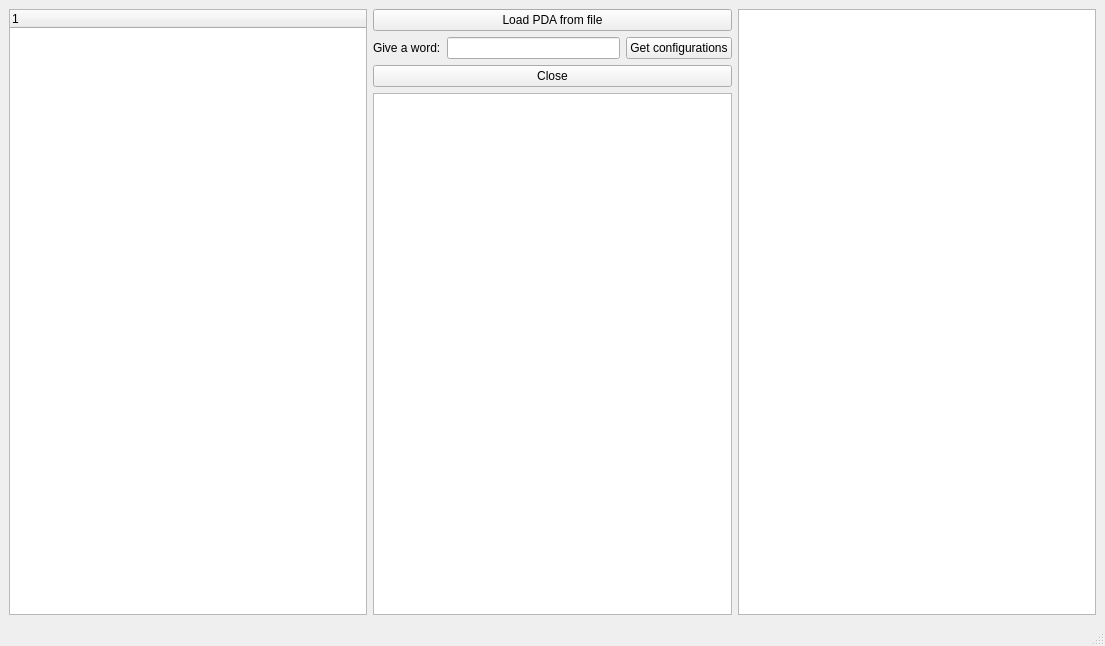
<?xml version="1.0" encoding="UTF-8"?>
<ui version="4.0">
 <class>MainWindow</class>
 <widget class="QMainWindow" name="MainWindow">
  <property name="geometry">
   <rect>
    <x>0</x>
    <y>0</y>
    <width>1105</width>
    <height>646</height>
   </rect>
  </property>
  <property name="windowTitle">
   <string>MainWindow</string>
  </property>
  <widget class="QWidget" name="centralwidget">
   <layout class="QGridLayout" name="gridLayout">
    <item row="0" column="0">
     <widget class="QTreeWidget" name="treeWidget">
      <column>
       <property name="text">
        <string notr="true">1</string>
       </property>
      </column>
     </widget>
    </item>
    <item row="0" column="2">
     <widget class="QGraphicsView" name="pdaView"/>
    </item>
    <item row="0" column="1">
     <layout class="QVBoxLayout" name="verticalLayout_2">
      <item>
       <layout class="QVBoxLayout" name="verticalLayout">
        <item>
         <widget class="QPushButton" name="pushButton_load">
          <property name="text">
           <string>Load PDA from file</string>
          </property>
         </widget>
        </item>
        <item>
         <layout class="QHBoxLayout" name="horizontalLayout">
          <item>
           <widget class="QLabel" name="label">
            <property name="text">
             <string>Give a word:</string>
            </property>
            <property name="buddy">
             <cstring>inputWord</cstring>
            </property>
           </widget>
          </item>
          <item>
           <widget class="QLineEdit" name="inputWord"/>
          </item>
          <item>
           <widget class="QPushButton" name="pushButton_configs">
            <property name="text">
             <string>Get configurations</string>
            </property>
           </widget>
          </item>
         </layout>
        </item>
       </layout>
      </item>
      <item>
       <widget class="QPushButton" name="pushButton_close">
        <property name="text">
         <string>Close</string>
        </property>
       </widget>
      </item>
      <item>
       <widget class="QGraphicsView" name="graphicsView"/>
      </item>
     </layout>
    </item>
   </layout>
  </widget>
  <widget class="QMenuBar" name="menubar">
   <property name="geometry">
    <rect>
     <x>0</x>
     <y>0</y>
     <width>1105</width>
     <height>21</height>
    </rect>
   </property>
  </widget>
  <widget class="QStatusBar" name="statusbar"/>
 </widget>
 <resources/>
 <connections/>
</ui>
